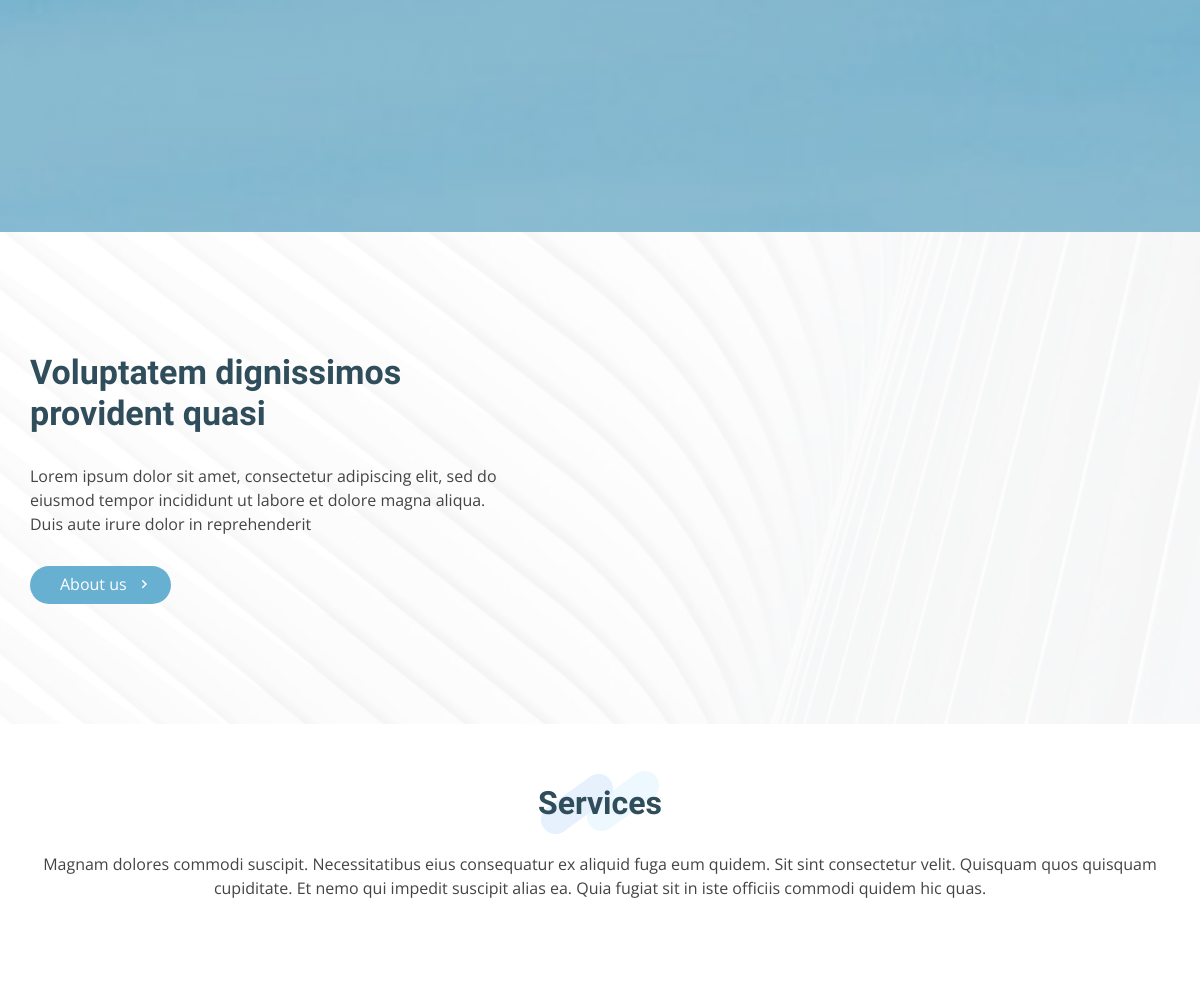
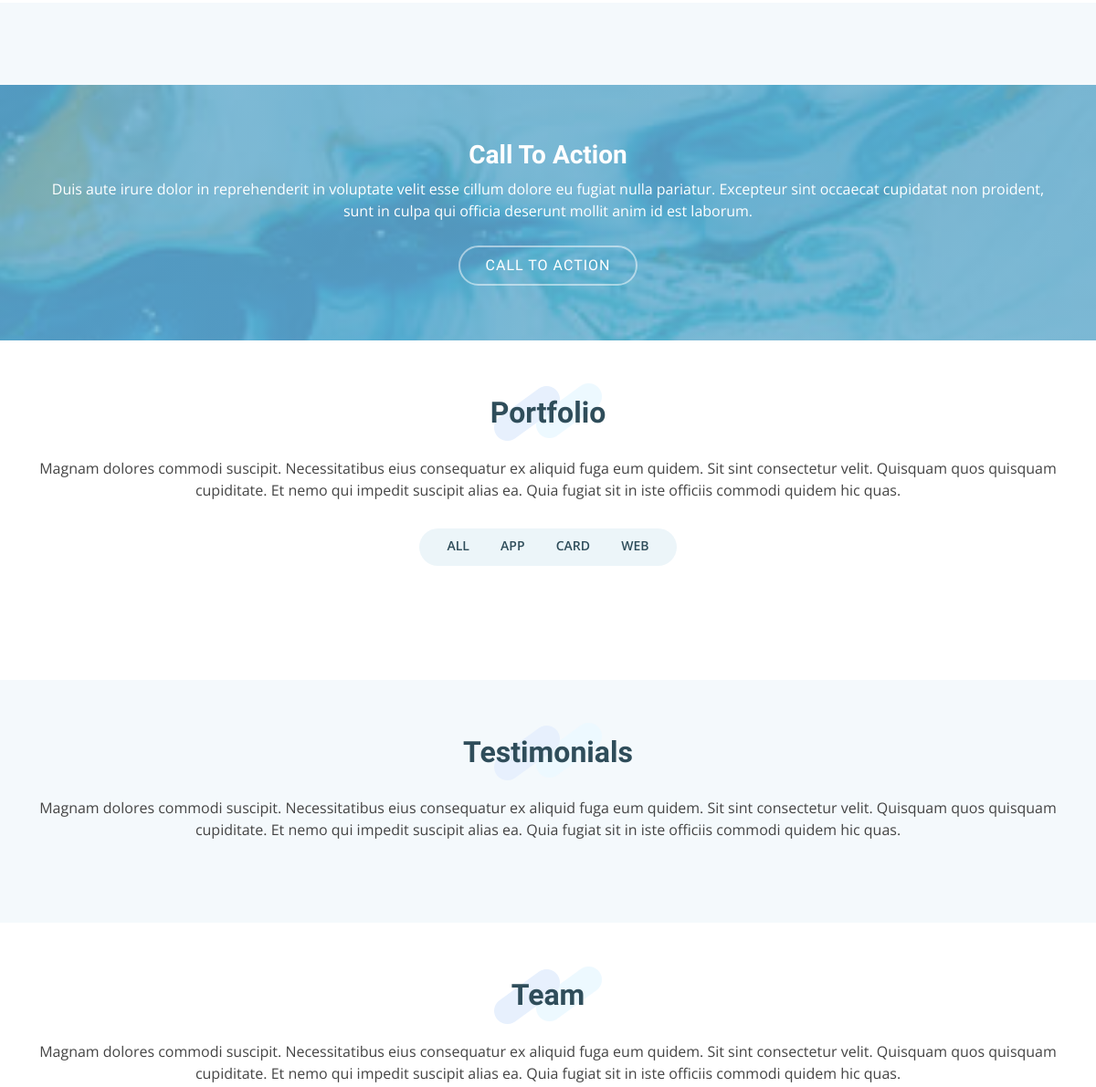
The app's page / (middle part), older data (2 pictures, top to bottom).
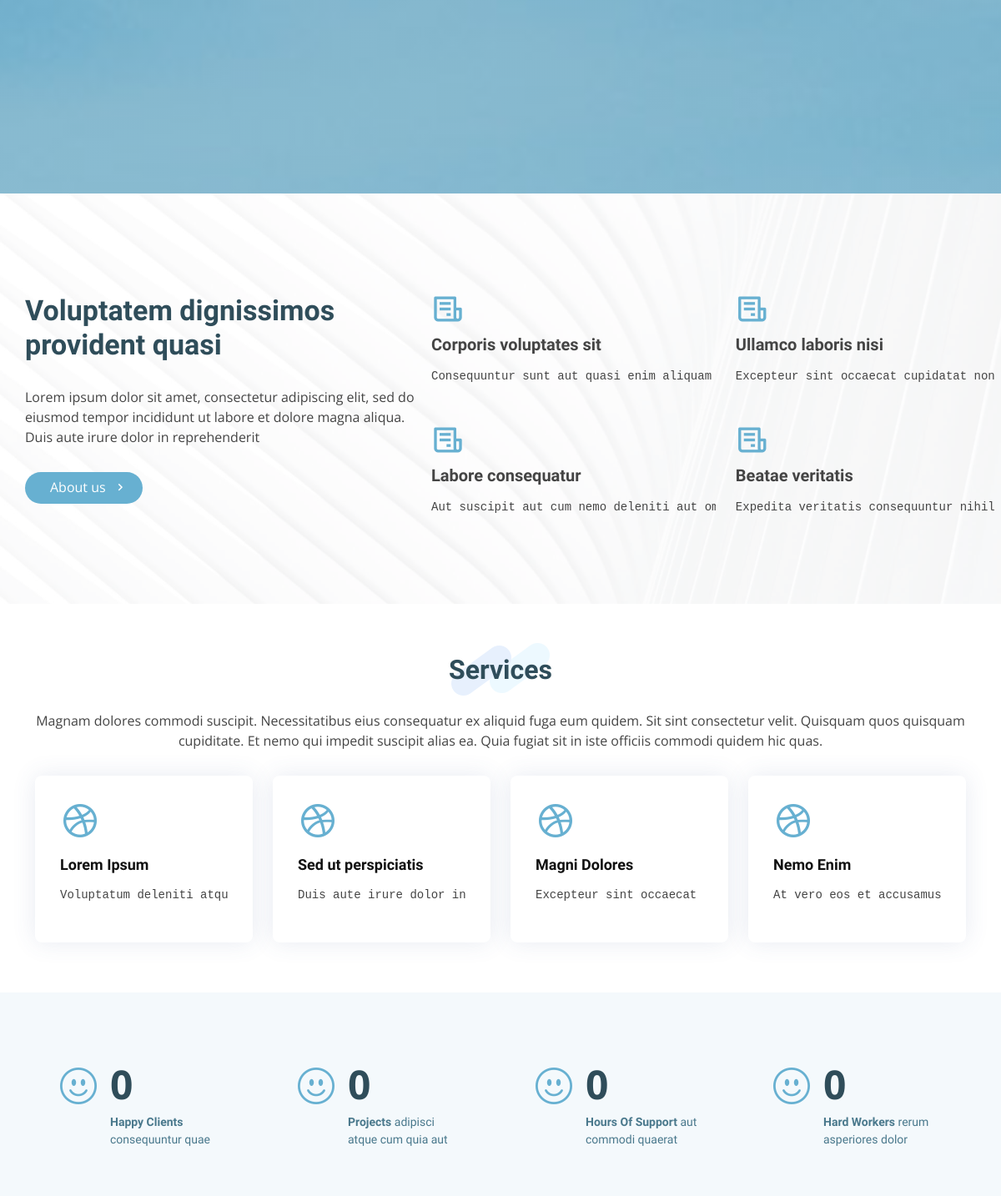
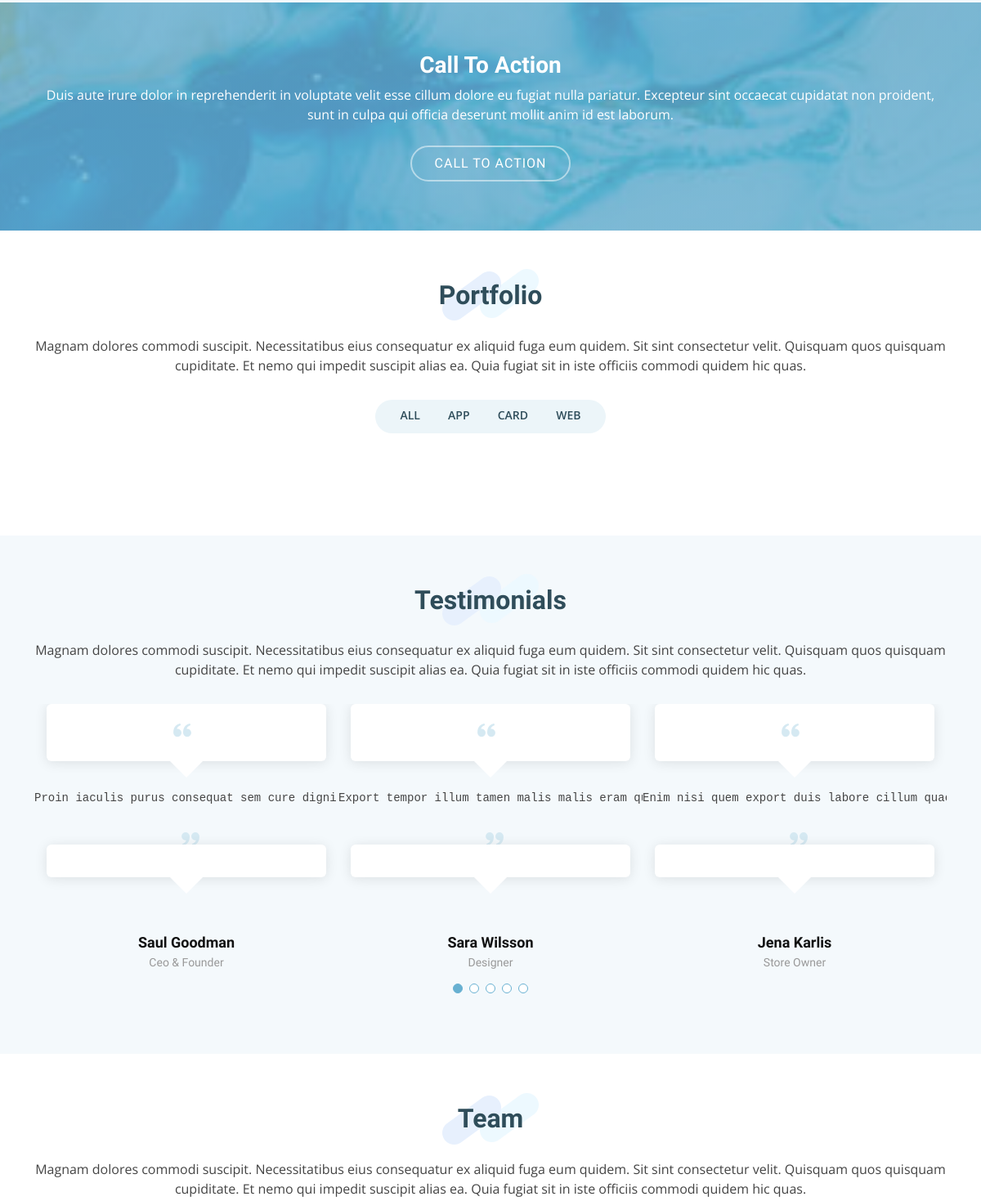
The same page, newer data (2 pictures, top to bottom).
### main/models.py (models this page shows, shortened)
class PortfolioCategory(models.Model):
    name = models.CharField(max_length=30, unique=True)
    slug = models.SlugField(max_length=30, blank=True, null=True)
    sort = models.PositiveSmallIntegerField()
    def __str__(self):
        return self.name
    class Meta:
        verbose_name = 'Portfolio Category'
        verbose_name_plural = 'Portfolio Categories'
        ordering = ['sort']

class About(models.Model):
    name = models.CharField(max_length=100, null=True, blank=True)
    description = RichTextField(null=True, blank=True)
    sort = models.PositiveSmallIntegerField()
    class Meta:
        verbose_name = 'About'
        verbose_name_plural = 'About'
        ordering = ['sort']

class Services(models.Model):
    name = models.CharField(max_length=100, null=True, blank=True)
    description = RichTextField(null=True, blank=True)
    is_visible = models.BooleanField(default=True)
    sort = models.PositiveSmallIntegerField()
    class Meta:
        verbose_name = 'Service'
        verbose_name_plural = 'Services'
        ordering = ['sort']

class Counts(models.Model):
    name = models.CharField(max_length=100, null=True, blank=True)
    quantity = models.CharField(max_length=100, null=True, blank=True)
    sort = models.PositiveSmallIntegerField()
    class Meta:
        verbose_name = 'Count'
        verbose_name_plural = 'Counts'
        ordering = ['sort']

class Testimonials(models.Model):
    name = models.CharField(max_length=100, null=True, blank=True)
    description = models.CharField(max_length=100, null=True, blank=True)
    review = RichTextField(null=True, blank=True)
    sort = models.PositiveSmallIntegerField()
    photo = models.ImageField(upload_to='testimonials/', null=True, blank=True)
    class Meta:
        verbose_name = 'Testimonial'
        verbose_name_plural = 'Testimonials'
        ordering = ['sort']

### main/views.py (the view, shortened to what this page needs)
# urls.py: path('', IndexView.as_view(), name='index'),  # URL for main page
class IndexView(TemplateView):
    template_name = 'main.html'
    def get_context_data(self, **kwargs):
        context = super().get_context_data(**kwargs)
        about = About.objects.all()
        services = Services.objects.filter(is_visible=True)
        counts = Counts.objects.all()
        categories = PortfolioCategory.objects.all()
        photo = Photo.objects.all()
        testimonials = Testimonials.objects.all()
        team = Team.objects.all()
        form = ContactForm()
        newsletter = NewsletterForm()
        context['title_about'] = 'Voluptatem dignissimos provident quasi'
        context['p_about'] = ('Lorem ipsum dolor sit amet, consectetur adipiscing elit, sed do eiusmod tempor '
                              'incididunt ut labore et dolore magna aliqua. Duis aute irure dolor in reprehenderit')
        context['about'] = about
        context['title_services'] = 'Services'
        context['p_services'] = ('Magnam dolores commodi suscipit. Necessitatibus eius consequatur ex aliquid fuga eum'
                                 ' quidem. Sit sint consectetur velit. Quisquam quos quisquam cupiditate. Et nemo qui '
                                 'impedit suscipit alias ea. Quia fugiat sit in iste officiis commodi quidem hic quas.')
        context['services'] = services
        context['counts'] = counts
        context['title_portfolio'] = 'Portfolio'
        context['p_portfolio'] = ('Magnam dolores commodi suscipit. Necessitatibus eius consequatur ex aliquid '
                                  'fuga eum quidem. Sit sint consectetur velit. Quisquam quos quisquam cupiditate. '
                                  'Et nemo qui impedit suscipit alias ea. Quia fugiat sit in iste officiis commodi '
                                  'quidem hic quas.')
        context['categories'] = categories
        context['photo'] = photo
        context['title_testimonials'] = 'Testimonials'
        context['p_testimonials'] = ('Magnam dolores commodi suscipit. Necessitatibus eius consequatur ex aliquid fuga'
                                     ' eum quidem. Sit sint consectetur velit. Quisquam quos quisquam cupiditate. Et'
                                     ' nemo qui impedit suscipit alias ea. Quia fugiat sit in iste officiis '
                                     'commodi quidem hic quas.')
        context['testimonials'] = testimonials
        context['title_team'] = 'Team'
        context['p_team'] = ('Magnam dolores commodi suscipit. Necessitatibus eius consequatur ex aliquid fuga '
                             'eum quidem. Sit sint consectetur velit. Quisquam quos quisquam cupiditate. Et nemo qui '
                             'impedit suscipit alias ea. Quia fugiat sit in iste officiis commodi quidem hic quas.')
        context['team'] = team
        context['title_form'] = 'Contact'
        context['p_form'] = ('Magnam dolores commodi suscipit. Necessitatibus eius consequatur ex aliquid fuga eum'
                             ' quidem. Sit sint consectetur velit. Quisquam quos quisquam cupiditate. Et nemo qui '
                             'impedit suscipit alias ea. Quia fugiat sit in iste officiis commodi quidem hic quas.')
        context['form'] = form
        context['newsletter'] = newsletter
        return context

### main/context_processors.py (called while the page is built)
def app_title(request):
    return {'app_title': '<span>Squadfree</span>'}

def app_hero_title(request):
    return {'app_hero_title': 'Welcome to Squad'}

def app_hero(request):
    return {'app_hero': 'We are team of talented designers making websites with Bootstrap'}

def app_about(request):
    return {'app_about': 'About us'}

def app_address(request):
    return {'app_address': 'A108 Adam Street, New York, NY 535022'}

def app_phone(request):
    return {'app_phone': '+1 5589 55488 55'}

def app_contact(request):
    return {'app_contact': 'contact@example.com'}

def app_info(request):
    return {'app_info': 'info@example.com'}

def app_title_cta(request):
    return {'app_title_cta': 'Call To Action'}

def app_cta(request):
    return {
        'app_cta': 'Duis aute irure dolor in reprehenderit in voluptate velit esse cillum '
                   'dolore eu fugiat nulla pariatur. Excepteur sint occaecat cupidatat non proident, '
                   'sunt in culpa qui officia deserunt mollit anim id est laborum.'
    }

def app_button(request):
    return {'app_button': 'Call To Action'}

### main/templates/main.html (shortened to what this page needs)
{% extends 'index.html' %}
{% block content %}
    {% include 'about.html' %}
    {% include 'services.html' %}
    {% include 'counts.html' %}
    {% include 'cta.html' %}
    {% include 'portfolio.html' %}
    {% include 'testimonials.html' %}
    {% include 'team.html' %}
{% endblock %}

### templates/index.html (shortened to what this page needs)
{% load static %}
<!DOCTYPE html>
<html lang="en">
<head>
  <link href={% static "assets/vendor/aos/aos.css" %} rel="stylesheet">
  <link href={% static "assets/vendor/bootstrap/css/bootstrap.min.css" %} rel="stylesheet">
  <link href={% static "assets/vendor/bootstrap-icons/bootstrap-icons.css" %} rel="stylesheet">
  <link href={% static "assets/vendor/boxicons/css/boxicons.min.css" %} rel="stylesheet">
  <link href={% static "assets/vendor/glightbox/css/glightbox.min.css" %} rel="stylesheet">
  <link href={% static "assets/vendor/swiper/swiper-bundle.min.css" %} rel="stylesheet">
  <link href={% static "assets/css/style.css" %} rel="stylesheet">
<body>
  {% include 'includes/hero.html' %}
  <main id="main">
      {% block content %}
      {% endblock %}
  </main>
</body>
</html>

### templates/includes/hero.html (shortened to what this page needs)
  <section id="hero">
    <div class="hero-container" data-aos="fade-up">
    </div>
  </section>

### main/templates/about.html
    <section id="about" class="about">
      <div class="container">
        <div class="row no-gutters">
          <div class="content col-xl-5 d-flex align-items-stretch" data-aos="fade-up">
            <div class="content">
              <h3>{{ title_about|safe }}</h3>
              <p>{{ p_about| safe }}</p>
              <a href="#" class="about-btn">{{ app_about|safe }} <i class="bx bx-chevron-right"></i></a>
            </div>
          </div>
          <div class="col-xl-7 d-flex align-items-stretch">
            <div class="icon-boxes d-flex flex-column justify-content-center">
              <div class="row">
                {% for item in about %}
                    <div class="col-md-6 icon-box" data-aos="fade-up" data-aos-delay="100">
                        <i class="bx bx-receipt"></i>
                        <h4>{{ item.name|safe }}</h4>
                        <p>{{ item.description|safe }}</p>
                    </div>
                {% endfor %}
              </div>
            </div>
          </div>
        </div>
      </div>
    </section>

### main/templates/services.html
<section id="services" class="services">
    <div class="container">
        <div class="section-title" data-aos="fade-in" data-aos-delay="100">
          <h2>{{ title_services|safe }}</h2>
          <p>{{ p_services|safe }}</p>
        </div>
        <div class="row">
          {% for item in services %}
                <div class="col-md-6 col-lg-3 d-flex align-items-stretch mb-5 mb-lg-0">
                    <div class="icon-box" data-aos="fade-up">
                        <div class="icon"><i class="bx bxl-dribbble"></i></div>
                        <h4 class="title"><a href="">{{ item.name|safe }}</a></h4>
                        <p class="description">{{ item.description|safe }}</p>
                    </div>
                </div>
          {% endfor %}
        </div>
    </div>
</section>

### main/templates/counts.html
<section id="counts" class="counts  section-bg">
    <div class="container">
        <div class="row no-gutters">
            {% for item in counts %}
                <div class="col-lg-3 col-md-6 d-md-flex align-items-md-stretch">
                    <div class="count-box">
                        <i class="bi bi-emoji-smile"></i>
                        <span data-purecounter-start="0" data-purecounter-end="{{ item.quantity|safe }}" data-purecounter-duration="1" class="purecounter"></span>
                        <p>{{ item.name|safe }}</p>
                    </div>
                </div>
            {% endfor %}
        </div>
    </div>
</section>

### main/templates/cta.html
    <section id="cta" class="cta">
      <div class="container" data-aos="zoom-in">
        <div class="text-center">
          <h3>{{ app_title_cta|safe }}</h3>
          <p> {{ app_cta|safe }} </p>
          <a class="cta-btn" href="#">{{ app_button|safe }}</a>
        </div>
      </div>
    </section>

### main/templates/portfolio.html (shortened to what this page needs)
    <section id="portfolio" class="portfolio">
      <div class="container">
        <div class="section-title" data-aos="fade-in" data-aos-delay="100">
          <h2>{{ title_portfolio|safe }}</h2>
          <p>{{ p_portfolio|safe }}</p>
        </div>
        <div class="row" data-aos="fade-in">
          <div class="col-lg-12 d-flex justify-content-center">
            <ul id="portfolio-flters">
                {% for category in categories %}
                    {% if forloop.first %}
                        <li data-filter="*" class="filter-{{ category.slug }}">{{ category }}</li>
                    {% else %}
                        <li data-filter=".filter-{{ category.slug }}">{{ category }}</li>
                    {% endif %}
                {% endfor %}
            </ul>
          </div>
        </div>
        <div class="row portfolio-container" data-aos="fade-up">
        </div>
      </div>
    </section>

### main/templates/testimonials.html (shortened to what this page needs)
<section id="testimonials" class="testimonials section-bg">
    <div class="container">
        <div class="section-title" data-aos="fade-in" data-aos-delay="100">
          <h2>{{ title_testimonials|safe }}</h2>
          <p>{{ p_testimonials|safe }}</p>
        </div>
        <div class="testimonials-slider swiper" data-aos="fade-up" data-aos-delay="100">
          <div class="swiper-wrapper">
              {% for item in testimonials %}
                    <div class="swiper-slide">
                        <div class="testimonial-item">
                            <p>
                                <i class="bx bxs-quote-alt-left quote-icon-left"></i>
                                {{ item.review|safe }}
                                <i class="bx bxs-quote-alt-right quote-icon-right"></i>
                            </p>
                            <h3>{{ item.name|safe }}</h3>
                            <h4>{{ item.description|safe}}</h4>
                        </div>
                    </div>
              {% endfor %}
          </div>
          <div class="swiper-pagination"></div>
        </div>
    </div>
</section>

### main/templates/team.html (shortened to what this page needs)
    <section id="team" class="team">
      <div class="container">
        <div class="section-title" data-aos="fade-in" data-aos-delay="100">
          <h2>{{ title_team|safe }}</h2>
          <p>{{ p_team|safe }}</p>
        </div>
      </div>
    </section>

Row changes from the older to the newer data that the page shows:
added About: name "Corporis voluptates sit", description "Consequuntur sunt aut quasi enim aliquam…"
added About: name "Ullamco laboris nisi", description "Excepteur sint occaecat cupidatat non…"
added About: name "Labore consequatur", description "Aut suscipit aut cum nemo deleniti aut…"
added About: name "Beatae veritatis", description "Expedita veritatis consequuntur nihil…"
added Services: name "Lorem Ipsum", description "Voluptatum deleniti…"
added Services: name "Sed ut perspiciatis", description "Duis aute irure dolor in…"
added Services: name "Magni Dolores", description "Excepteur sint occaecat…"
added Services: name "Nemo Enim", description "At vero eos et accusamus…"
added Counts: name "Happy Clients consequuntur quae"
added Counts: name "Projects adipisci atque cum quia aut"
added Counts: name "Hours Of Support aut commodi quaerat"
added Counts: name "Hard Workers rerum asperiores dolor"
added Testimonials: review "Proin iaculis purus consequat sem cure digni…", name "Saul Goodman", description "Ceo & Founder"
added Testimonials: review "Export tempor illum tamen malis malis eram…", name "Sara Wilsson", description "Designer"
added Testimonials: review "Enim nisi quem export duis labore cillum…", name "Jena Karlis", description "Store Owner"
